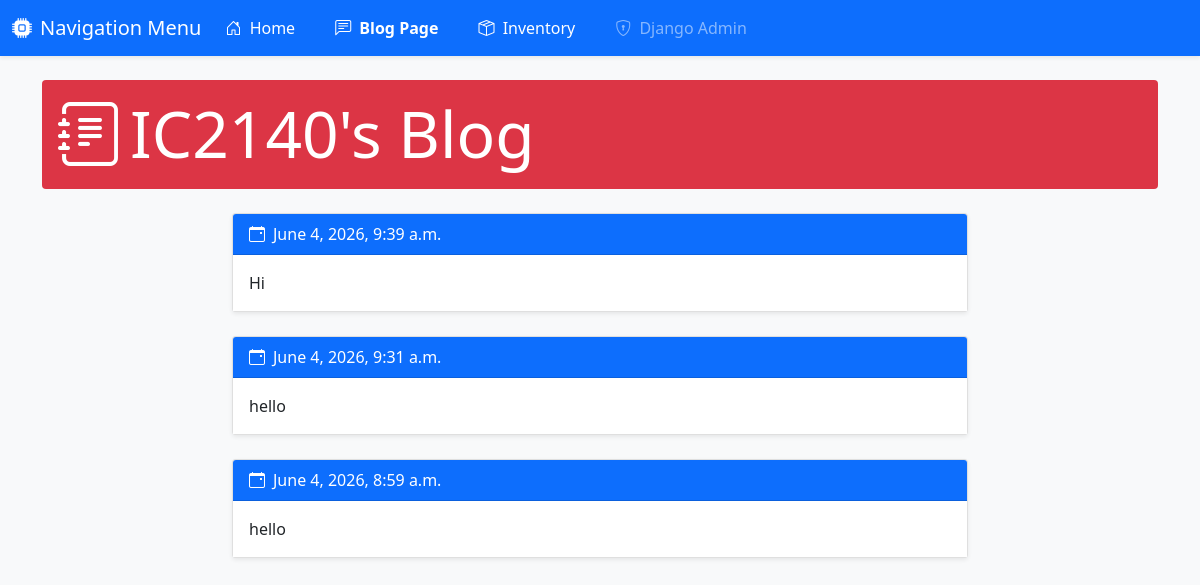
Screenshot of /blog/ with the database file from the repository.
### blog/models.py (models this page shows, shortened)
class Entry(models.Model):
    text = models.TextField()
    date_posted = models.DateTimeField(auto_now_add=True)
    class Meta:
        verbose_name_plural = 'entries'

### blog/views.py (the view)
# urls.py: path('blog/', views.blog),
def blog(request):
    entries = Entry.objects.order_by('-date_posted')
    context = {'entries' : entries}
    return render(request, 'blog/blog.html', context)

### blog/templates/blog/blog.html (shortened to what this page needs)
<!doctype html>
<html>
    <head>
        <link rel="stylesheet" href="https://cdn.jsdelivr.net/npm/bootstrap-icons@1.5.0/font/bootstrap-icons.css">
        <link href="https://cdn.jsdelivr.net/npm/bootstrap@5.0.0/dist/css/bootstrap.min.css" rel="stylesheet">
    </head>
    <body class="bg-light">
        <nav class="navbar navbar-expand-lg navbar-dark bg-primary shadow-sm mb-4">
            <div class="container-fluid">
                <span class="navbar-brand"><i class="bi-cpu-fill me-2"></i>Navigation Menu</span>
                <div class="collapse navbar-collapse">
                    <ul class="navbar-nav me-auto mb-2 mb-lg-0 flex-row">
                        <li class="nav-item me-4">
                            <a class="nav-link text-white" href="/"><i class="bi-house-door me-1"></i> Home</a>
                        </li>
                        <li class="nav-item me-4">
                            <a class="nav-link text-white fw-bold active" href="/blog/"><i class="bi-chat-left-text me-1"></i> Blog Page</a>
                        </li>
                        <li class="nav-item me-4">
                            <a class="nav-link text-white" href="/inventory/"><i class="bi-box-seam me-1"></i> Inventory</a>
                        </li>
                        <li class="nav-item me-4">
                            <a class="nav-link text-white-50" href="/admin/" target="_blank"><i class="bi-shield-lock me-1"></i> Django Admin</a>
                        </li>
                    </ul>
                </div>
            </div>
        </nav>
        <div class="container">
            <h1 class="display-3 p-3 mb-4 bg-danger text-white rounded"><i class="bi-journal-text me-2"></i>IC2140's Blog</h1>
            <div class="row">
                <div class="col-md-8 mx-auto">
                    {% for entry in entries %}
                    <article class="card shadow-sm mb-4">
                        <div class="card-header bg-primary text-white py-2">
                            <i class="bi-calendar-event me-2"></i>{{ entry.date_posted }}
                        </div>
                        <div class="card-body bg-white text-dark">
                            <p class="card-text">{{ entry.text }}</p>
                        </div>
                    </article>
                    {% empty %}
                    <div class="alert alert-info text-center">
                        <i class="bi-info-circle me-2"></i>No posts available yet. Try adding some logs through the admin portal!
                    </div>
                    {% endfor %}
                </div>
            </div>
        </div>
    </body>
</html>

### rows the page displays
Entry: date_posted "June 4, 2026, 9:39 a.m.", text "Hi"
Entry: date_posted "June 4, 2026, 9:31 a.m.", text "hello"
Entry: date_posted "June 4, 2026, 8:59 a.m.", text "hello"
